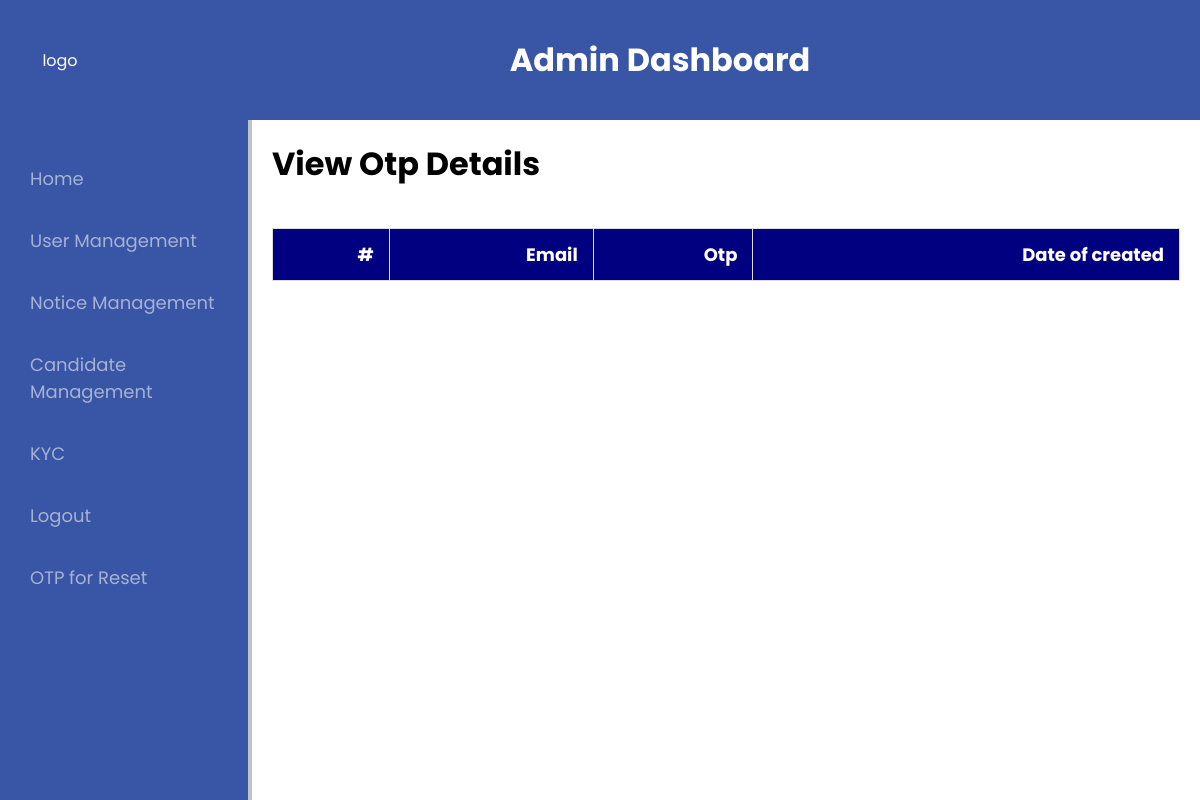
The page /view_otp/ on the database as committed earlier.
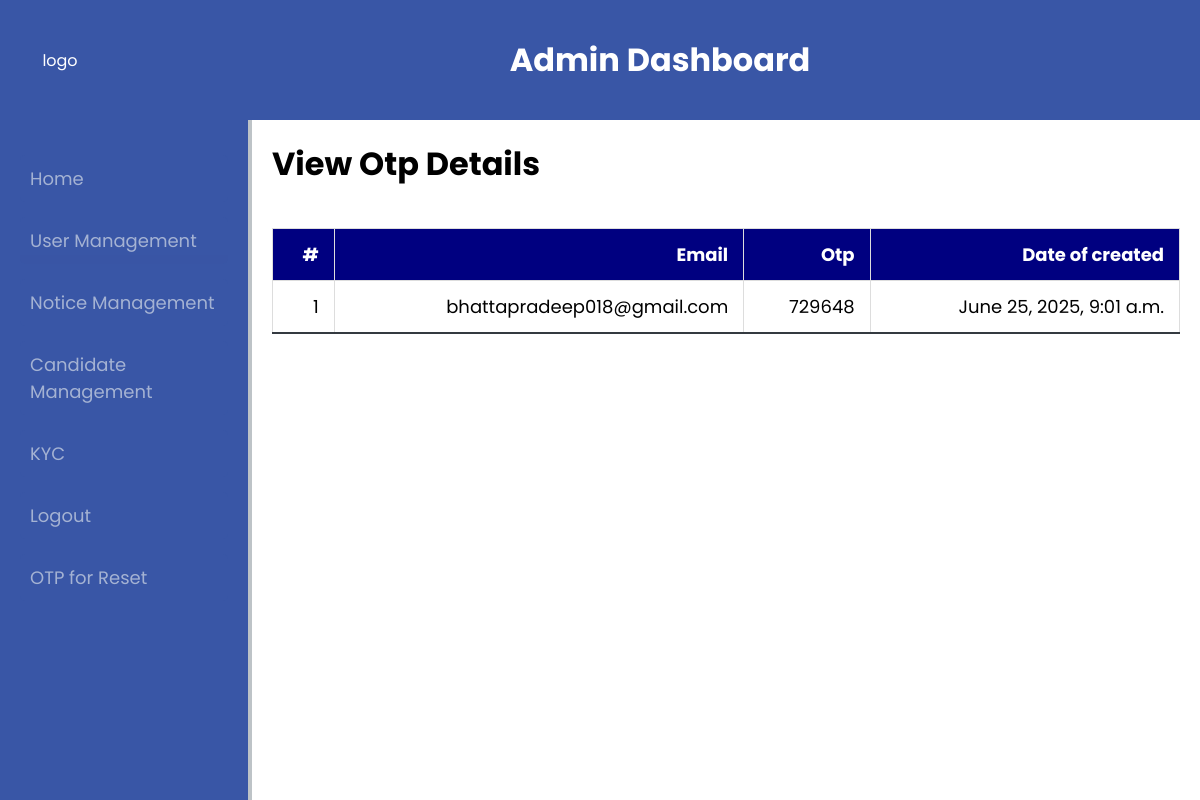
The same page on the database as committed later.
### myapp/models.py (models this page shows)
class EmailVerification(models.Model):
    email = models.EmailField()
    otp_code = models.CharField(max_length=6)
    created_at = models.DateTimeField(auto_now_add=True)
    class Meta:
        db_table = 'emailverification'

### myapp/views.py (the view)
# urls.py: path('view_otp/', views.view_otp, name='view_otp'),
def view_otp(request):
    users = EmailVerification.objects.all()
    return render(request, 'myapp/view_otp.html', {'users': users})

### myapp/templates/myapp/view_otp.html (shortened to what this page needs)
{% extends "myapp/base.html" %}
{% block head %}
    {% load static %}
    <link rel="stylesheet" href="{% static 'myapp/css/view_user.css' %}">
{% endblock %}
{% block content %}
    <h1>View Otp Details</h1>
    <table class="user-table">
        <thead>
            <tr>
                <th>#</th>
                <th>Email</th>
                <th>Otp</th>
                <th>Date of created</th>
            </tr>
        </thead>
        <tbody>
            {% for user in users %}
            <tr>
                <td data-label="#"> {{ forloop.counter }}</td>
                <td data-label="Email">{{ user.email }}</td>
                <td data-label="Otp Code">{{ user.otp_code }}</td>
                <td data-label="Date of created">{{ user.created_at }}</td>
            </tr>
            {% endfor %}
        </tbody>
    </table>
{% endblock %}

Rows that differ between the two databases and show on the page:
added EmailVerification: email "bhattapradeep018@gmail.com", otp_code "729648", created_at "June 25, 2025, 9:01 a.m."
